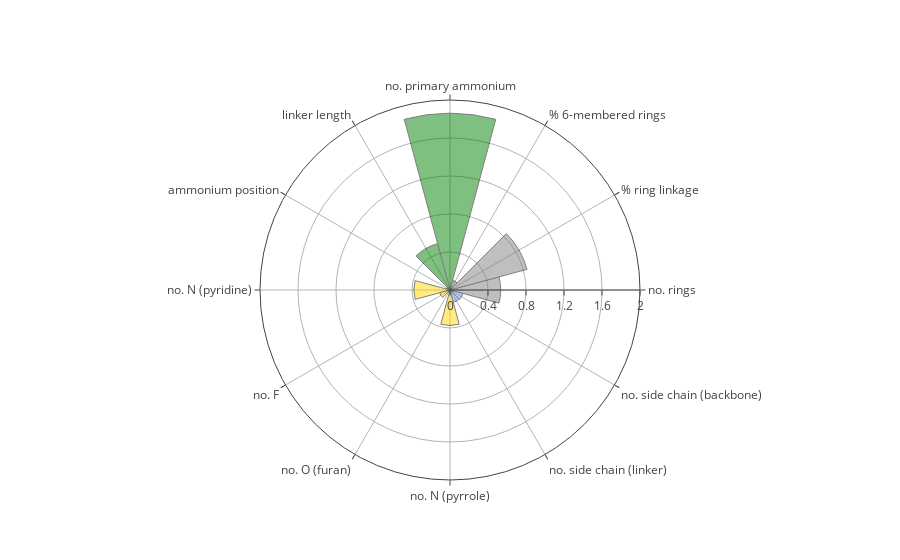

The notebook cell saved with this chart:
### Code cell
fig_LUMO_shap_coeffcient = polar_bar_plot_feature_importance(unnormalized_coefficient_df, target='LUMO')
fig_LUMO_shap_coeffcient#.write_image('../rawfigures/LUMO_unnormalized_coefficient_polar.svg')

### Figure 1 — Plotly figure (JSON) as saved in the notebook; plotly's stock layout.template omitted (floating-point values rounded to 4 significant figures)
{"data": [{"marker": {"color": ["grey", "grey", "grey", "green", "green", "green", "gold", "gold", "gold", "gold", "cornflowerblue", "cornflowerblue"], "line": {"color": "black", "width": 1}}, "opacity": 0.5, "r": [0.534, 0.839, 0.106, 1.86, 0.5055, 0.03814, 0.3805, 0.11, 0.01885, 0.3734, 0.1341, 0.1404], "theta": ["ringcount", "linkage_p", "six_ring_p", "primaryamine", "linker_length", "linker_position", "hetero_nitrogen", "fluorination", "furan", "pyrrole", "sidechain_on_linker", "sidechain_on_backbone"], "type": "barpolar", "width": [1, 1, 1, 1, 1, 1, 1, 1, 1, 1, 1, 1]}], "layout": {"polar": {"angularaxis": {"tickmode": "array", "ticktext": ["no. rings", "% ring linkage", "% 6-membered rings", "no. primary ammonium", "linker length", "ammonium position", "no. N (pyridine)", "no. F", "no. O (furan)", "no. N (pyrrole)", "no. side chain (linker)", "no. side chain (backbone)"], "tickvals": ["ringcount", "linkage_p", "six_ring_p", "primaryamine", "linker_length", "linker_position", "hetero_nitrogen", "fluorination", "furan", "pyrrole", "sidechain_on_linker", "sidechain_on_backbone"]}, "radialaxis": {"range": [0, 2], "tickmode": "array", "tickvals": [0, 0.4, 0.8, 1.2, 1.6, 2], "visible": true}}}}
